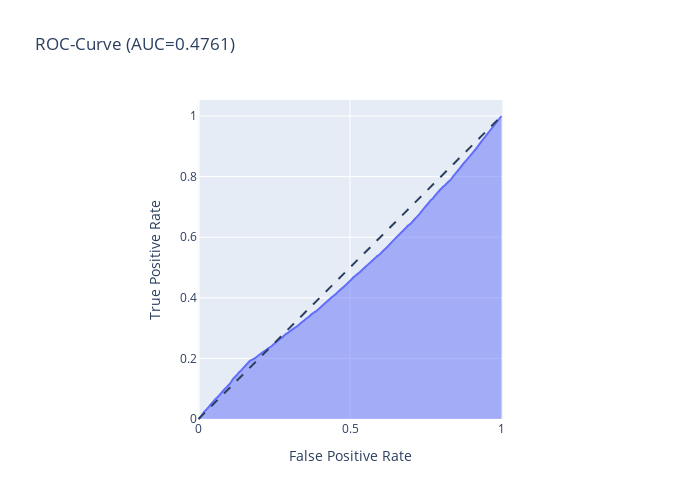

Notebook source saved alongside this figure:
### Code cell
fpr, tpr, _ = roc_curve(y_test_label_encoded['response'], y_pred_proba)
auc_score = roc_auc_score(y_test_label_encoded['response'], y_pred_proba)


fig = px.area(
    x=fpr, y=tpr,
    title=f'ROC-Curve (AUC={auc(fpr, tpr):.4f})',
    labels=dict(x='False Positive Rate', y='True Positive Rate'),
    width=700, height=500
)


fig.add_shape(
    type='line', line=dict(dash='dash'),
    x0=0, x1=1, y0=0, y1=1
)


fig.update_yaxes(scaleanchor="x", scaleratio=1)
fig.update_xaxes(constrain='domain')

fig.show()

### Figure 1 — Plotly figure (JSON) as saved in the notebook; plotly's stock layout.template omitted (floating-point values rounded to 4 significant figures; data arrays with more than 128 entries replaced by an {"elided": "..."} marker saying what was removed)
{"data": [{"hovertemplate": "False Positive Rate=%{x}<br>True Positive Rate=%{y}<extra></extra>", "legendgroup": "", "line": {"color": "#636efa"}, "marker": {"symbol": "circle"}, "mode": "lines", "name": "", "orientation": "v", "showlegend": false, "stackgroup": "1", "type": "scatter", "x": {"elided": "16428 float values"}, "xaxis": "x", "y": {"elided": "16428 float values"}, "yaxis": "y"}], "layout": {"height": 500, "legend": {"tracegroupgap": 0}, "shapes": [{"line": {"dash": "dash"}, "type": "line", "x0": 0, "x1": 1, "y0": 0, "y1": 1}], "title": {"text": "ROC-Curve (AUC=0.4761)"}, "width": 700, "xaxis": {"anchor": "y", "constrain": "domain", "domain": [0, 1], "title": {"text": "False Positive Rate"}}, "yaxis": {"anchor": "x", "domain": [0, 1], "scaleanchor": "x", "scaleratio": 1, "title": {"text": "True Positive Rate"}}}}
